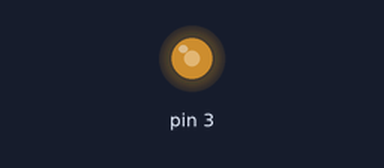
Bench run of a sketch on a simulated Arduino Uno, built with avr-gcc and run on an emulated ATmega328P. Shown: output pins drawn as LEDs (lit = HIGH).

Above: at 0.05 s.
At 0.8 s:
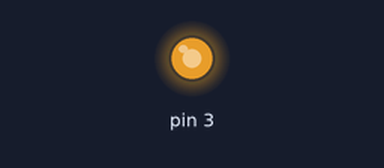
At 1.5 s:
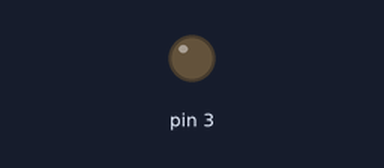
At 1.9 s:
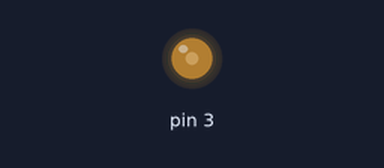
Timing chart, 0 to 4.6 s (numbered marks = the images above):
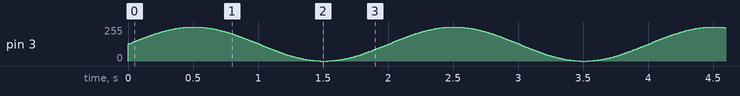

The sketch:

Led_Test.ino
```cpp
void setup() {
  // put your setup code here, to run once:
  Serial.begin(9600);
  pinMode(3, OUTPUT);
}

void loop() {
  // put your main code here, to run repeatedly:

  unsigned long t = millis();
  float freq = 0.5;
  float desiredVoltage = 2.5*sin(2*3.1415*freq*t/1000.0) + 2.5;
  int pwm = round(desiredVoltage * (255.0/5.0));
  analogWrite(3, pwm);
  delay(10);
}
```
